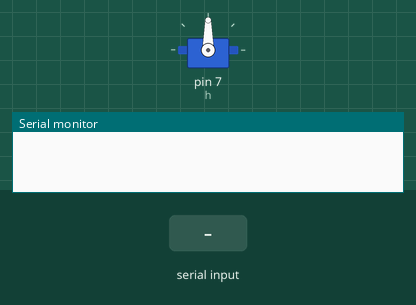
Bench run of a sketch on a simulated Arduino Mega 2560, built with avr-gcc and run on an emulated ATmega2560. On the bench: servo, the last lines printed to the serial monitor. The test bench sets the inputs (shaded band).

Above: at 1.2 s.
1.3 s: "up" received over the second serial link
At 1.41 s:
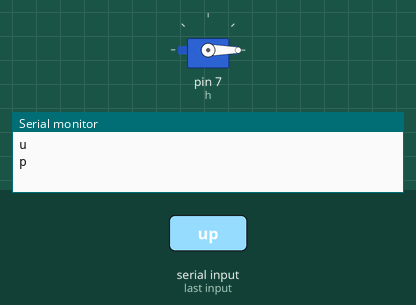
7.3 s: "down" received over the second serial link
At 9.75 s:
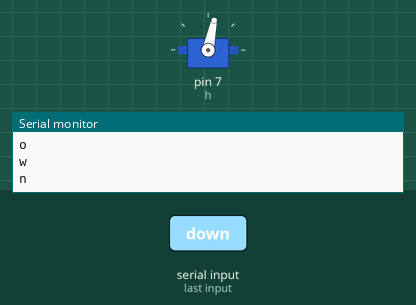
Timing chart, 0 to 16.3 s (numbered marks = the images above; inputs shaded):
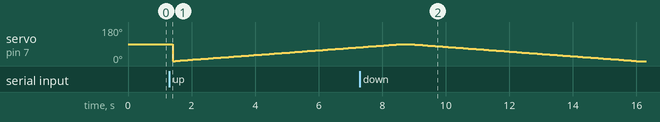

The sketch:

servo.ino
```cpp
#include <Servo.h>

Servo h;
int pos = 0;
char c;
String voice = "";

void setup() {
  Serial.begin(9600);
  Serial1.begin(9600);
  h.attach(7);

}

void loop() {
  servo_move();

}


void servo_move(){
  while(Serial1.available()){
    c = Serial1.read();
    voice = voice + c;
    Serial.println(c);
  }

  if(voice.length()>0){
    if(voice == "up"){
      for (pos = 0; pos <= 90; pos += 1) {
      h.write(pos);
      delay(80);
      }
    }
    else if(voice == "down"){
      for (pos = 90; pos >= 0; pos -= 1) {
      h.write(pos);
      delay(80);
      }
    }
    else{

    }
  voice = "";
  }
 delay(100);
}
```

Measured:
- by itself, servo on pin 7 (h): rises from 73° to 90° in 1.3 s, then falls to 0° in 7.4 s
